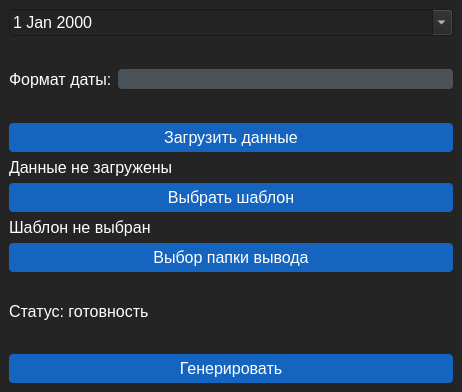
 <widget class="QMainWindow" name="MainWindow">
  <property name="geometry">
   <rect>
    <x>0</x>
    <y>0</y>
    <width>462</width>
    <height>392</height>
   </rect>
  </property>
  <property name="windowTitle">
   <string>Генератор служебок</string>
  </property>
  <property name="styleSheet">
   <string notr="true">/*Copyright (c) DevSec Studio. All rights reserved.

MIT License

Permission is hereby granted, free of charge, to any person obtaining a copy
of this software and associated documentation files (the &quot;Software&quot;), to deal
in the Software without restriction, including without limitation the rights
to use, copy, modify, merge, publish, distribute, sublicense, and/or sell
copies of the Software, and to permit persons to whom the Software is
furnished to do so, subject to the following conditions:

The above copyright notice and this permission notice shall be included in all
copies or substantial portions of the Software.

THE SOFTWARE IS PROVIDED *AS IS*, WITHOUT WARRANTY OF ANY KIND, EXPRESS OR
IMPLIED, INCLUDING BUT NOT LIMITED TO THE WARRANTIES OF MERCHANTABILITY,
FITNESS FOR A PARTICULAR PURPOSE AND NONINFRINGEMENT. IN NO EVENT SHALL THE
AUTHORS OR COPYRIGHT HOLDERS BE LIABLE FOR ANY CLAIM, DAMAGES OR OTHER
LIABILITY, WHETHER IN AN ACTION OF CONTRACT, TORT OR OTHERWISE, ARISING FROM,
OUT OF OR IN CONNECTION WITH THE SOFTWARE OR THE USE OR OTHER DEALINGS IN THE SOFTWARE.
*/

/*-----QWidget-----*/
QWidget {
	background-color: #242424;
	color: #fff;
	selection-background-color: #fff;
	selection-color: #000;
}

/*-----QLabel-----*/
QLabel {
	background-color: transparent;
	color: #fff;
}

/*-----QMenuBar-----*/
QMenuBar {
	background-color: #4a5157;
	color: #fff;
}

QMenuBar::item {
	background-color: transparent;
	border-left: 1px solid #003333;
	padding: 5px;
	padding-left: 15px;
	padding-right: 15px;
}

QMenuBar::item:selected {
	background-color: #003333;
	border: 1px solid #006666;
	color: #fff;
}

QMenuBar::item:pressed {
	background-color: #006666;
	border: 1px solid #006666;
	color: #fff;
}

/*-----QMenu-----*/
QMenu {
	background-color: #4a5157;
	border: 1px solid #4a5157;
	padding: 10px;
	color: #fff;
}

QMenu::item {
	background-color: transparent;
	padding: 2px 20px 2px 20px;
	min-width: 200px;
}

QMenu::separator {
	background-color: #242424;
	height: 1px;
}

QMenu::item:disabled {
	color: #555;
	background-color: transparent;
	padding: 2px 20px 2px 20px;
}

QMenu::item:selected {
	background-color: #003333;
	border: 1px solid #006666;
	color: #fff;
}

/*-----QToolButton-----*/
QToolButton {
	background-color: transparent;
	color: #fff;
	padding: 3px;
	margin-left: 1px;
}

QToolButton:hover {
	background-color: rgba(0, 60, 143, 50%);
	border: 1px solid #003c8f;
	color: #000;
}

QToolButton:pressed {
	background-color: #727272;
	border: 1px solid #003c8f;
}

QToolButton:checked {
	background-color: #727272;
	border: 1px solid #222;
}

/*-----QPushButton-----*/
QPushButton {
	background-color: #1565c0;
	color: #fff;
	min-width: 10px;
	border-radius: 4px;
	padding: 5px;
}

QPushButton::flat {
	background-color: transparent;
	border: none;
	color: #000;
}

QPushButton::disabled {
	background-color: #606060;
	color: #959595;
	border-color: #051a39;
}

QPushButton::hover {
	background-color: #5590d4;
	border: 1px solid #458ad9;
}

QPushButton::pressed {
	background-color: #2267b5;
	border: 1px solid #458ad9;
}

QPushButton::checked {
	background-color: #144980;
}

QPushButton::checked::disabled {
	background-color: #546575;
}

/*-----QLineEdit-----*/
QLineEdit {
	background-color: #242424;
	color: #fff;
	border: 1px solid #434343;
	padding: 3px;
	padding-left: 5px;
	border-radius: 4px;
}

/*-----QTextEdit-----*/
QTextEdit {
	border: 1px solid #434343;
}

/*-----QPlainTExtEdit-----*/
QPlainTextEdit {
	background-color: #242424;
	color: #fff;
	border: 1px solid #434343;
	padding: 3px;
	padding-left: 5px;
	border-radius: 4px;
}

/*-----QToolBox-----*/
QToolBox {
	background-color: transparent;
	border: 1px solid #1d1d1d;
}

QToolBox::tab {
	background-color: #002b2b;
	border: 1px solid #1d1d1d;
}

QToolBox::tab:hover {
	background-color: #006d6d;
	border: 1px solid #1d1d1d;
}

/*-----QComboBox-----*/
QComboBox {
	background-color: #4a5157;
	padding-left: 6px;
	color: #fff;
	height: 20px;
	border-radius: 4px;
}

QComboBox::disabled {
	background-color: #404040;
	color: #656565;
	border-color: #051a39;
}

QComboBox:on {
	background-color: #4a5157;
	color: #fff;
}

QComboBox QAbstractItemView {
	background-color: #4a5157;
	color: #fff;
	selection-background-color: #002b2b;
	selection-color: #fff;
	outline: 0;
}

QComboBox::drop-down {
	background-color: #4a5157;
	subcontrol-origin: padding;
	subcontrol-position: top right;
	border-radius: 4px;
	width: 15px;
}

QComboBox::down-arrow {
	image: url(://arrow-down.png);
	width: 8px;
	height: 8px;
}

/*-----QDoubleSpinBox &amp; QCalendarWidget-----*/
QDoubleSpinBox,
QCalendarWidget QSpinBox {
	background-color: #242424;
	color: #fff;
	border: 1px solid #1d1d1d;
	border-radius: 4px;
	padding: 3px;
	padding-left: 5px;
}

QDoubleSpinBox::up-button,
QCalendarWidget QSpinBox::up-button {
	background-color: #4a5157;
	width: 16px;
	border-top-right-radius: 4px;
	border-width: 1px;
	border-color: #1d1d1d;
}

QDoubleSpinBox::up-button:hover,
QCalendarWidget QSpinBox::up-button:hover {
	background-color: #585858;
}

QDoubleSpinBox::up-button:pressed,
QCalendarWidget QSpinBox::up-button:pressed {
	background-color: #252525;
	width: 16px;
	border-width: 1px;
}

QDoubleSpinBox::up-arrow,
QCalendarWidget QSpinBox::up-arrow {
	image: url(://arrow-up.png);
	width: 7px;
	height: 7px;
}

QDoubleSpinBox::down-button,
QCalendarWidget QSpinBox::down-button {
	background-color: #4a5157;
	width: 16px;
	border-width: 1px;
	border-bottom-right-radius: 4px;
	border-color: #1d1d1d;
}

QDoubleSpinBox::down-button:hover,
QCalendarWidget QSpinBox::down-button:hover {
	background-color: #585858;
}

QDoubleSpinBox::down-button:pressed,
QCalendarWidget QSpinBox::down-button:pressed {
	background-color: #252525;
	width: 16px;
	border-width: 1px;
}

QDoubleSpinBox::down-arrow,
QCalendarWidget QSpinBox::down-arrow {
	image: url(://arrow-down.png);
	width: 7px;
	height: 7px;
}

/*-----QGroupBox-----*/
QGroupBox {
	border: 1px solid;
	border-color: #1d1d1d;
	border-radius: 4px;
	margin-top: 23px;
}

QGroupBox::title {
	background-color: #002b2b;
	color: #fff;
	subcontrol-position: top left;
	subcontrol-origin: margin;
	padding: 5px;
	min-width: 100px;
	border: 1px solid #1d1d1d;
	border-top-left-radius: 4px;
	border-top-right-radius: 4px;
	border-bottom: none;
}

/*-----QHeaderView-----*/
QHeaderView::section {
	background-color: #4a5157;
	border: none;
	color: #fff;
	padding: 4px;
}

QHeaderView::section:disabled {
	background-color: #525251;
	color: #656565;
}

QHeaderView::section:checked {
	background-color: qlineargradient(
		spread: repeat,
		x1: 1,
		y1: 0,
		x2: 1,
		y2: 1,
		stop: 0 rgba(227, 227, 227, 255),
		stop: 1 rgba(187, 187, 187, 255)
	);
	color: #000;
}

QHeaderView::section::vertical::first,
QHeaderView::section::vertical::only-one {
	border-left: 1px solid #003333;
}

QHeaderView::section::vertical {
	border-left: 1px solid #003333;
}

QHeaderView::section::horizontal::first,
QHeaderView::section::horizontal::only-one {
	border-left: 1px solid #003333;
}

QHeaderView::section::horizontal {
	border-left: 1px solid #003333;
}

QTableCornerButton::section {
	background-color: qlineargradient(
		spread: repeat,
		x1: 1,
		y1: 0,
		x2: 1,
		y2: 1,
		stop: 0 rgba(227, 227, 227, 255),
		stop: 1 rgba(187, 187, 187, 255)
	);
	border: 1px solid #000;
	color: #fff;
}

/*-----QCalendarWidget-----*/
QCalendarWidget QToolButton {
	background-color: transparent;
	color: white;
}

QCalendarWidget QToolButton::hover {
	background-color: #006666;
	border: 1px solid #006666;
	color: #fff;
}

QCalendarWidget QMenu {
	width: 120px;
	left: 20px;
	color: white;
}

QCalendarWidget QWidget {
	alternate-background-color: #4a5157;
	color: #fff;
}

QCalendarWidget QAbstractItemView:enabled {
	color: #fff;
	background-color: #242424;
	selection-background-color: #002b2b;
	selection-color: #fff;
}

QCalendarWidget QAbstractItemView:disabled {
	color: #404040;
}

/*-----QTreeWidget-----*/
QTreeView {
	show-decoration-selected: 0;
	alternate-background-color: transparent;
	background-color: transparent;
	border: none;
	color: #fff;
	font: 8pt;
}

QTreeView::item:selected {
	color: #fff;
	background-color: #002b2b;
	border-radius: 0px;
}

QTreeView::item:!selected:hover {
	background-color: #5e5e5e;
	border: none;
	color: white;
}

QTreeView::branch:has-children:!has-siblings:closed,
QTreeView::branch:closed:has-children:has-siblings {
	image: url(://tree-closed.png);
}

QTreeView::branch:open:has-children:!has-siblings,
QTreeView::branch:open:has-children:has-siblings {
	image: url(://tree-open.png);
}

/*-----QListView-----*/
QListView {
	background-color: transparent;
	alternate-background-color: transparent;
	border: none;
	color: #fff;
	show-decoration-selected: 1;
	outline: 0;
	border: 1px solid #1d1d1d;
}

QListView::disabled {
	background-color: #656565;
	color: #1b1b1b;
	border: 1px solid #656565;
}

QListView::item {
	background-color: transparent;
	padding: 1px;
}

QListView::item:selected {
	background-color: #002b2b;
	border: 1px solid #002b2b;
	color: #fff;
}

QListView::item:selected:!active {
	background-color: #002b2b;
	border: 1px solid #002b2b;
	color: #fff;
}

QListView::item:selected:active {
	background-color: #002b2b;
	border: 1px solid #002b2b;
	color: #fff;
}

QListView::item:hover {
	background-color: #5e5e5e;
	border: none;
	color: #000;
}

/*-----QCheckBox-----*/
QCheckBox {
	background-color: transparent;
	color: #fff;
	border: none;
}

QCheckBox::indicator {
	background-color: lightgray;
	border: 1px solid #000;
	width: 12px;
	height: 12px;
}

QCheckBox::indicator:checked {
	image: url('./ressources/check.png');
	background-color: #002b2b;
	border: 1px solid #3a546e;
}

QCheckBox::indicator:unchecked:hover {
	border: 1px solid #458ad9;
}

QCheckBox::disabled {
	color: #656565;
}

QCheckBox::indicator:disabled {
	background-color: #656565;
	color: #656565;
	border: 1px solid #656565;
}

/*-----QRadioButton-----*/
QRadioButton {
	color: #fff;
	background-color: transparent;
}

QRadioButton::indicator::unchecked:hover {
	background-color: #d3d3d3;
	border: 2px solid #002b2b;
	border-radius: 6px;
}

QRadioButton::indicator::checked {
	border: 2px solid #52a3ff;
	border-radius: 6px;
	background-color: #002b2b;
	width: 9px;
	height: 9px;
}

/*-----QScrollBar-----*/
QScrollBar:vertical {
	border: none;
	width: 12px;
}

QScrollBar::handle:vertical {
	border: none;
	border-radius: 0px;
	background-color: #7a7a7a;
	min-height: 80px;
	width: 12px;
}

QScrollBar::handle:vertical:pressed {
	background-color: #5d5f60;
}

QScrollBar::add-line:vertical {
	border: none;
	background: transparent;
	height: 0px;
	subcontrol-position: bottom;
	subcontrol-origin: margin;
}

QScrollBar::add-line:vertical:hover {
	background-color: transparent;
}

QScrollBar::add-line:vertical:pressed {
	background-color: #3f3f3f;
}

QScrollBar::sub-line:vertical {
	border: none;
	background: transparent;
	height: 0px;
}

QScrollBar::sub-line:vertical:hover {
	background-color: transparent;
}

QScrollBar::sub-line:vertical:pressed {
	background-color: #3f3f3f;
}

QScrollBar::up-arrow:vertical {
	width: 0px;
	height: 0px;
	background: transparent;
}

QScrollBar::down-arrow:vertical {
	width: 0px;
	height: 0px;
	background: transparent;
}

QScrollBar::add-page:vertical,
QScrollBar::sub-page:vertical {
	background-color: #222222;
}

QScrollBar:horizontal {
	border: none;
	height: 12px;
}

QScrollBar::handle:horizontal {
	border: none;
	border-radius: 0px;
	background-color: #7a7a7a;
	min-height: 80px;
	height: 12px;
}

QScrollBar::handle:horizontal:pressed {
	background-color: #5d5f60;
}

QScrollBar::add-line:horizontal {
	border: none;
	background: transparent;
	height: 0px;
	subcontrol-position: bottom;
	subcontrol-origin: margin;
}

QScrollBar::add-line:horizontal:hover {
	background-color: transparent;
}

QScrollBar::add-line:horizontal:pressed {
	background-color: #3f3f3f;
}

QScrollBar::sub-line:horizontal {
	border: none;
	background: transparent;
	height: 0px;
}

QScrollBar::sub-line:horizontal:hover {
	background-color: transparent;
}

QScrollBar::sub-line:horizontal:pressed {
	background-color: #3f3f3f;
}

QScrollBar::up-arrow:horizontal {
	width: 0px;
	height: 0px;
	background: transparent;
}

QScrollBar::down-arrow:horizontal {
	width: 0px;
	height: 0px;
	background: transparent;
}

QScrollBar::add-page:horizontal,
QScrollBar::sub-page:horizontal {
	background-color: #222222;
}

/*-----QProgressBar-----*/
QProgressBar {
	border: 1px solid #1d1d1d;
	text-align: center;
	border-radius: 10px;
	color: #fff;
	font-weight: bold;
}

QProgressBar::chunk {
	background-color: #3b70ad;
	border-radius: 9px;
	margin: 0.5px;
}

/*-----QStatusBar-----*/
QStatusBar {
	background-color: #4a5157;
	color: #ffffff;
	border-color: #051a39;
}

/*-----QSizeGrip-----*/
QSizeGrip {
	background-color: image('./ressources/sizegrip.png'); /*To replace*/
	border: none;
}

/*-----QTab*-----*/
QTabWidget::pane {
	/* The tab widget frame */
	border: 1px solid #373535;
}

/* Style the tab using the tab sub-control. Note that
    it reads QTabBar _not_ QTabWidget */
QTabBar::tab {
	background-color: #373535;
	border: 2px solid #373535;
	border-bottom-color: #373535; /* same as the pane color */
	border-top-left-radius: 4px;
	border-top-right-radius: 4px;
	min-width: 8ex;
	padding: 2px;
}

QTabBar::tab:selected,
QTabBar::tab:hover {
	background: #202120;
}

QTabBar::tab:selected {
	border-color: #373535;
	border-bottom-color: #373535; /* same as pane color */
}

QTabBar::tab:!selected {
	margin-top: 2px; /* make non-selected tabs look smaller */
}</string>
  </property>
  <widget class="QWidget" name="centralwidget">
   <layout class="QVBoxLayout" name="verticalLayout_3">
    <item>
     <widget class="QDateEdit" name="edit_date">
      <property name="font">
       <font>
        <family>Helvetica</family>
        <pointsize>12</pointsize>
       </font>
      </property>
      <property name="wrapping">
       <bool>false</bool>
      </property>
      <property name="calendarPopup">
       <bool>true</bool>
      </property>
     </widget>
    </item>
    <item>
     <spacer name="verticalSpacer">
      <property name="orientation">
       <enum>Qt::Orientation::Vertical</enum>
      </property>
      <property name="sizeHint" stdset="0">
       <size>
        <width>20</width>
        <height>40</height>
       </size>
      </property>
     </spacer>
    </item>
    <item>
     <layout class="QHBoxLayout" name="horizontalLayout">
      <item>
       <widget class="QLabel" name="label">
        <property name="sizePolicy">
         <sizepolicy hsizetype="Maximum" vsizetype="Preferred">
          <horstretch>0</horstretch>
          <verstretch>0</verstretch>
         </sizepolicy>
        </property>
        <property name="font">
         <font>
          <family>Helvetica</family>
          <pointsize>12</pointsize>
         </font>
        </property>
        <property name="text">
         <string>Формат даты:</string>
        </property>
       </widget>
      </item>
      <item>
       <widget class="QComboBox" name="date_type_combo">
        <property name="sizePolicy">
         <sizepolicy hsizetype="Minimum" vsizetype="Fixed">
          <horstretch>0</horstretch>
          <verstretch>0</verstretch>
         </sizepolicy>
        </property>
        <property name="font">
         <font>
          <family>Helvetica</family>
          <pointsize>12</pointsize>
         </font>
        </property>
        <property name="styleSheet">
         <string notr="true">/*Copyright (c) DevSec Studio. All rights reserved.

MIT License

Permission is hereby granted, free of charge, to any person obtaining a copy
of this software and associated documentation files (the &quot;Software&quot;), to deal
in the Software without restriction, including without limitation the rights
to use, copy, modify, merge, publish, distribute, sublicense, and/or sell
copies of the Software, and to permit persons to whom the Software is
furnished to do so, subject to the following conditions:

The above copyright notice and this permission notice shall be included in all
copies or substantial portions of the Software.

THE SOFTWARE IS PROVIDED *AS IS*, WITHOUT WARRANTY OF ANY KIND, EXPRESS OR
IMPLIED, INCLUDING BUT NOT LIMITED TO THE WARRANTIES OF MERCHANTABILITY,
FITNESS FOR A PARTICULAR PURPOSE AND NONINFRINGEMENT. IN NO EVENT SHALL THE
AUTHORS OR COPYRIGHT HOLDERS BE LIABLE FOR ANY CLAIM, DAMAGES OR OTHER
LIABILITY, WHETHER IN AN ACTION OF CONTRACT, TORT OR OTHERWISE, ARISING FROM,
OUT OF OR IN CONNECTION WITH THE SOFTWARE OR THE USE OR OTHER DEALINGS IN THE SOFTWARE.
*/

/*-----QWidget-----*/
QWidget {
	background-color: #242424;
	color: #fff;
	selection-background-color: #fff;
	selection-color: #000;
}

/*-----QLabel-----*/
QLabel {
	background-color: transparent;
	color: #fff;
}

/*-----QMenuBar-----*/
QMenuBar {
	background-color: #4a5157;
	color: #fff;
}

QMenuBar::item {
	background-color: transparent;
	border-left: 1px solid #003333;
	padding: 5px;
	padding-left: 15px;
	padding-right: 15px;
}

QMenuBar::item:selected {
	background-color: #003333;
	border: 1px solid #006666;
	color: #fff;
}

QMenuBar::item:pressed {
	background-color: #006666;
	border: 1px solid #006666;
	color: #fff;
}

/*-----QMenu-----*/
QMenu {
	background-color: #4a5157;
	border: 1px solid #4a5157;
	padding: 10px;
	color: #fff;
}

QMenu::item {
	background-color: transparent;
	padding: 2px 20px 2px 20px;
	min-width: 200px;
}

QMenu::separator {
	background-color: #242424;
	height: 1px;
}

QMenu::item:disabled {
	color: #555;
	background-color: transparent;
	padding: 2px 20px 2px 20px;
}

QMenu::item:selected {
	background-color: #003333;
	border: 1px solid #006666;
	color: #fff;
}

/*-----QToolButton-----*/
QToolButton {
	background-color: transparent;
	color: #fff;
	padding: 3px;
	margin-left: 1px;
}

QToolButton:hover {
	background-color: rgba(0, 60, 143, 50%);
	border: 1px solid #003c8f;
	color: #000;
}

QToolButton:pressed {
	background-color: #727272;
	border: 1px solid #003c8f;
}

QToolButton:checked {
	background-color: #727272;
	border: 1px solid #222;
}

/*-----QPushButton-----*/
QPushButton {
	background-color: #1565c0;
	color: #fff;
	min-width: 10px;
	border-radius: 4px;
	padding: 5px;
}

QPushButton::flat {
	background-color: transparent;
	border: none;
	color: #000;
}

QPushButton::disabled {
	background-color: #606060;
	color: #959595;
	border-color: #051a39;
}

QPushButton::hover {
	background-color: #5590d4;
	border: 1px solid #458ad9;
}

QPushButton::pressed {
	background-color: #2267b5;
	border: 1px solid #458ad9;
}

QPushButton::checked {
	background-color: #144980;
}

QPushButton::checked::disabled {
	background-color: #546575;
}

/*-----QLineEdit-----*/
QLineEdit {
	background-color: #242424;
	color: #fff;
	border: 1px solid #434343;
	padding: 3px;
	padding-left: 5px;
	border-radius: 4px;
}

/*-----QTextEdit-----*/
QTextEdit {
	border: 1px solid #434343;
}

/*-----QPlainTExtEdit-----*/
QPlainTextEdit {
	background-color: #242424;
	color: #fff;
	border: 1px solid #434343;
	padding: 3px;
	padding-left: 5px;
	border-radius: 4px;
}

/*-----QToolBox-----*/
QToolBox {
	background-color: transparent;
	border: 1px solid #1d1d1d;
}

QToolBox::tab {
	background-color: #002b2b;
	border: 1px solid #1d1d1d;
}

QToolBox::tab:hover {
	background-color: #006d6d;
	border: 1px solid #1d1d1d;
}

/*-----QComboBox-----*/
QComboBox {
	background-color: #4a5157;
	padding-left: 6px;
	color: #fff;
	height: 20px;
	border-radius: 4px;
}

QComboBox::disabled {
	background-color: #404040;
	color: #656565;
	border-color: #051a39;
}

QComboBox:on {
	background-color: #4a5157;
	color: #fff;
}

QComboBox QAbstractItemView {
	background-color: #4a5157;
	color: #fff;
	selection-background-color: #002b2b;
	selection-color: #fff;
	outline: 0;
}

QComboBox::drop-down {
	background-color: #4a5157;
	subcontrol-origin: padding;
	subcontrol-position: top right;
	border-radius: 4px;
	width: 15px;
}

QComboBox::down-arrow {
	image: url(://arrow-down.png);
	width: 8px;
	height: 8px;
}

/*-----QDoubleSpinBox &amp; QCalendarWidget-----*/
QDoubleSpinBox,
QCalendarWidget QSpinBox {
	background-color: #242424;
	color: #fff;
	border: 1px solid #1d1d1d;
	border-radius: 4px;
	padding: 3px;
	padding-left: 5px;
}

QDoubleSpinBox::up-button,
QCalendarWidget QSpinBox::up-button {
	background-color: #4a5157;
	width: 16px;
	border-top-right-radius: 4px;
	border-width: 1px;
	border-color: #1d1d1d;
}

QDoubleSpinBox::up-button:hover,
QCalendarWidget QSpinBox::up-button:hover {
	background-color: #585858;
}

QDoubleSpinBox::up-button:pressed,
QCalendarWidget QSpinBox::up-button:pressed {
	background-color: #252525;
	width: 16px;
	border-width: 1px;
}

QDoubleSpinBox::up-arrow,
QCalendarWidget QSpinBox::up-arrow {
	image: url(://arrow-up.png);
	width: 7px;
	height: 7px;
}

QDoubleSpinBox::down-button,
QCalendarWidget QSpinBox::down-button {
	background-color: #4a5157;
	width: 16px;
	border-width: 1px;
	border-bottom-right-radius: 4px;
	border-color: #1d1d1d;
}

QDoubleSpinBox::down-button:hover,
QCalendarWidget QSpinBox::down-button:hover {
	background-color: #585858;
}

QDoubleSpinBox::down-button:pressed,
QCalendarWidget QSpinBox::down-button:pressed {
	background-color: #252525;
	width: 16px;
	border-width: 1px;
}

QDoubleSpinBox::down-arrow,
QCalendarWidget QSpinBox::down-arrow {
	image: url(://arrow-down.png);
	width: 7px;
	height: 7px;
}

/*-----QGroupBox-----*/
QGroupBox {
	border: 1px solid;
	border-color: #1d1d1d;
	border-radius: 4px;
	margin-top: 23px;
}

QGroupBox::title {
	background-color: #002b2b;
	color: #fff;
	subcontrol-position: top left;
	subcontrol-origin: margin;
	padding: 5px;
	min-width: 100px;
	border: 1px solid #1d1d1d;
	border-top-left-radius: 4px;
	border-top-right-radius: 4px;
	border-bottom: none;
}

/*-----QHeaderView-----*/
QHeaderView::section {
	background-color: #4a5157;
	border: none;
	color: #fff;
	padding: 4px;
}

QHeaderView::section:disabled {
	background-color: #525251;
	color: #656565;
}

QHeaderView::section:checked {
	background-color: qlineargradient(
		spread: repeat,
		x1: 1,
		y1: 0,
		x2: 1,
		y2: 1,
		stop: 0 rgba(227, 227, 227, 255),
		stop: 1 rgba(187, 187, 187, 255)
	);
	color: #000;
}

QHeaderView::section::vertical::first,
QHeaderView::section::vertical::only-one {
	border-left: 1px solid #003333;
}

QHeaderView::section::vertical {
	border-left: 1px solid #003333;
}

QHeaderView::section::horizontal::first,
QHeaderView::section::horizontal::only-one {
	border-left: 1px solid #003333;
}

QHeaderView::section::horizontal {
	border-left: 1px solid #003333;
}

QTableCornerButton::section {
	background-color: qlineargradient(
		spread: repeat,
		x1: 1,
		y1: 0,
		x2: 1,
		y2: 1,
		stop: 0 rgba(227, 227, 227, 255),
		stop: 1 rgba(187, 187, 187, 255)
	);
	border: 1px solid #000;
	color: #fff;
}

/*-----QCalendarWidget-----*/
QCalendarWidget QToolButton {
	background-color: transparent;
	color: white;
}

QCalendarWidget QToolButton::hover {
	background-color: #006666;
	border: 1px solid #006666;
	color: #fff;
}

QCalendarWidget QMenu {
	width: 120px;
	left: 20px;
	color: white;
}

QCalendarWidget QWidget {
	alternate-background-color: #4a5157;
	color: #fff;
}

QCalendarWidget QAbstractItemView:enabled {
	color: #fff;
	background-color: #242424;
	selection-background-color: #002b2b;
	selection-color: #fff;
}

QCalendarWidget QAbstractItemView:disabled {
	color: #404040;
}

/*-----QTreeWidget-----*/
QTreeView {
	show-decoration-selected: 0;
	alternate-background-color: transparent;
	background-color: transparent;
	border: none;
	color: #fff;
	font: 8pt;
}

QTreeView::item:selected {
	color: #fff;
	background-color: #002b2b;
	border-radius: 0px;
}

QTreeView::item:!selected:hover {
	background-color: #5e5e5e;
	border: none;
	color: white;
}

QTreeView::branch:has-children:!has-siblings:closed,
QTreeView::branch:closed:has-children:has-siblings {
	image: url(://tree-closed.png);
}

QTreeView::branch:open:has-children:!has-siblings,
QTreeView::branch:open:has-children:has-siblings {
	image: url(://tree-open.png);
}

/*-----QListView-----*/
QListView {
	background-color: transparent;
	alternate-background-color: transparent;
	border: none;
	color: #fff;
	show-decoration-selected: 1;
	outline: 0;
	border: 1px solid #1d1d1d;
}

QListView::disabled {
	background-color: #656565;
	color: #1b1b1b;
	border: 1px solid #656565;
}

QListView::item {
	background-color: transparent;
	padding: 1px;
}

QListView::item:selected {
	background-color: #002b2b;
	border: 1px solid #002b2b;
	color: #fff;
}

QListView::item:selected:!active {
	background-color: #002b2b;
	border: 1px solid #002b2b;
	color: #fff;
}

QListView::item:selected:active {
	background-color: #002b2b;
	border: 1px solid #002b2b;
	color: #fff;
}

QListView::item:hover {
	background-color: #5e5e5e;
	border: none;
	color: #000;
}

/*-----QCheckBox-----*/
QCheckBox {
	background-color: transparent;
	color: #fff;
	border: none;
}

QCheckBox::indicator {
	background-color: lightgray;
	border: 1px solid #000;
	width: 12px;
	height: 12px;
}

QCheckBox::indicator:checked {
	image: url('./ressources/check.png');
	background-color: #002b2b;
	border: 1px solid #3a546e;
}

QCheckBox::indicator:unchecked:hover {
	border: 1px solid #458ad9;
}

QCheckBox::disabled {
	color: #656565;
}

QCheckBox::indicator:disabled {
	background-color: #656565;
	color: #656565;
	border: 1px solid #656565;
}

/*-----QRadioButton-----*/
QRadioButton {
	color: #fff;
	background-color: transparent;
}

QRadioButton::indicator::unchecked:hover {
	background-color: #d3d3d3;
	border: 2px solid #002b2b;
	border-radius: 6px;
}

QRadioButton::indicator::checked {
	border: 2px solid #52a3ff;
	border-radius: 6px;
	background-color: #002b2b;
	width: 9px;
	height: 9px;
}

/*-----QScrollBar-----*/
QScrollBar:vertical {
	border: none;
	width: 12px;
}

QScrollBar::handle:vertical {
	border: none;
	border-radius: 0px;
	background-color: #7a7a7a;
	min-height: 80px;
	width: 12px;
}

QScrollBar::handle:vertical:pressed {
	background-color: #5d5f60;
}

QScrollBar::add-line:vertical {
	border: none;
	background: transparent;
	height: 0px;
	subcontrol-position: bottom;
	subcontrol-origin: margin;
}

QScrollBar::add-line:vertical:hover {
	background-color: transparent;
}

QScrollBar::add-line:vertical:pressed {
	background-color: #3f3f3f;
}

QScrollBar::sub-line:vertical {
	border: none;
	background: transparent;
	height: 0px;
}

QScrollBar::sub-line:vertical:hover {
	background-color: transparent;
}

QScrollBar::sub-line:vertical:pressed {
	background-color: #3f3f3f;
}

QScrollBar::up-arrow:vertical {
	width: 0px;
	height: 0px;
	background: transparent;
}

QScrollBar::down-arrow:vertical {
	width: 0px;
	height: 0px;
	background: transparent;
}

QScrollBar::add-page:vertical,
QScrollBar::sub-page:vertical {
	background-color: #222222;
}

QScrollBar:horizontal {
	border: none;
	height: 12px;
}

QScrollBar::handle:horizontal {
	border: none;
	border-radius: 0px;
	background-color: #7a7a7a;
	min-height: 80px;
	height: 12px;
}

QScrollBar::handle:horizontal:pressed {
	background-color: #5d5f60;
}

QScrollBar::add-line:horizontal {
	border: none;
	background: transparent;
	height: 0px;
	subcontrol-position: bottom;
	subcontrol-origin: margin;
}

QScrollBar::add-line:horizontal:hover {
	background-color: transparent;
}

QScrollBar::add-line:horizontal:pressed {
	background-color: #3f3f3f;
}

QScrollBar::sub-line:horizontal {
	border: none;
	background: transparent;
	height: 0px;
}

QScrollBar::sub-line:horizontal:hover {
	background-color: transparent;
}

QScrollBar::sub-line:horizontal:pressed {
	background-color: #3f3f3f;
}

QScrollBar::up-arrow:horizontal {
	width: 0px;
	height: 0px;
	background: transparent;
}

QScrollBar::down-arrow:horizontal {
	width: 0px;
	height: 0px;
	background: transparent;
}

QScrollBar::add-page:horizontal,
QScrollBar::sub-page:horizontal {
	background-color: #222222;
}

/*-----QProgressBar-----*/
QProgressBar {
	border: 1px solid #1d1d1d;
	text-align: center;
	border-radius: 10px;
	color: #fff;
	font-weight: bold;
}

QProgressBar::chunk {
	background-color: #3b70ad;
	border-radius: 9px;
	margin: 0.5px;
}

/*-----QStatusBar-----*/
QStatusBar {
	background-color: #4a5157;
	color: #ffffff;
	border-color: #051a39;
}

/*-----QSizeGrip-----*/
QSizeGrip {
	background-color: image('./ressources/sizegrip.png'); /*To replace*/
	border: none;
}

/*-----QTab*-----*/
QTabWidget::pane {
	/* The tab widget frame */
	border: 1px solid #373535;
}

/* Style the tab using the tab sub-control. Note that
    it reads QTabBar _not_ QTabWidget */
QTabBar::tab {
	background-color: #373535;
	border: 2px solid #373535;
	border-bottom-color: #373535; /* same as the pane color */
	border-top-left-radius: 4px;
	border-top-right-radius: 4px;
	min-width: 8ex;
	padding: 2px;
}

QTabBar::tab:selected,
QTabBar::tab:hover {
	background: #202120;
}

QTabBar::tab:selected {
	border-color: #373535;
	border-bottom-color: #373535; /* same as pane color */
}

QTabBar::tab:!selected {
	margin-top: 2px; /* make non-selected tabs look smaller */
}</string>
        </property>
       </widget>
      </item>
     </layout>
    </item>
    <item>
     <spacer name="verticalSpacer_3">
      <property name="orientation">
       <enum>Qt::Orientation::Vertical</enum>
      </property>
      <property name="sizeHint" stdset="0">
       <size>
        <width>20</width>
        <height>40</height>
       </size>
      </property>
     </spacer>
    </item>
    <item>
     <layout class="QVBoxLayout" name="verticalLayout_2">
      <item>
       <widget class="QPushButton" name="btn_upload">
        <property name="font">
         <font>
          <family>Helvetica</family>
          <pointsize>12</pointsize>
         </font>
        </property>
        <property name="text">
         <string>Загрузить данные</string>
        </property>
       </widget>
      </item>
      <item>
       <widget class="QLabel" name="data_label">
        <property name="font">
         <font>
          <family>Helvetica</family>
          <pointsize>12</pointsize>
         </font>
        </property>
        <property name="text">
         <string>Данные не загружены</string>
        </property>
       </widget>
      </item>
     </layout>
    </item>
    <item>
     <layout class="QVBoxLayout" name="verticalLayout">
      <item>
       <widget class="QPushButton" name="btn_pick_template">
        <property name="font">
         <font>
          <family>Helvetica</family>
          <pointsize>12</pointsize>
         </font>
        </property>
        <property name="text">
         <string>Выбрать шаблон</string>
        </property>
       </widget>
      </item>
      <item>
       <widget class="QLabel" name="template_label">
        <property name="font">
         <font>
          <family>Helvetica</family>
          <pointsize>12</pointsize>
         </font>
        </property>
        <property name="text">
         <string>Шаблон не выбран</string>
        </property>
       </widget>
      </item>
     </layout>
    </item>
    <item>
     <layout class="QVBoxLayout" name="verticalLayout_4">
      <item>
       <widget class="QPushButton" name="btn_pick_dir">
        <property name="font">
         <font>
          <family>Helvetica</family>
          <pointsize>12</pointsize>
         </font>
        </property>
        <property name="text">
         <string>Выбор папки вывода</string>
        </property>
       </widget>
      </item>
      <item>
       <widget class="QLabel" name="output_dir_label">
        <property name="font">
         <font>
          <family>Helvetica</family>
          <pointsize>12</pointsize>
         </font>
        </property>
        <property name="text">
         <string/>
        </property>
       </widget>
      </item>
     </layout>
    </item>
    <item>
     <widget class="QLabel" name="info_label">
      <property name="font">
       <font>
        <family>Helvetica</family>
        <pointsize>12</pointsize>
       </font>
      </property>
      <property name="text">
       <string>Статус: готовность</string>
      </property>
     </widget>
    </item>
    <item>
     <spacer name="verticalSpacer_2">
      <property name="orientation">
       <enum>Qt::Orientation::Vertical</enum>
      </property>
      <property name="sizeHint" stdset="0">
       <size>
        <width>20</width>
        <height>40</height>
       </size>
      </property>
     </spacer>
    </item>
    <item>
     <widget class="QPushButton" name="btn_generate">
      <property name="sizePolicy">
       <sizepolicy hsizetype="Minimum" vsizetype="Minimum">
        <horstretch>0</horstretch>
        <verstretch>0</verstretch>
       </sizepolicy>
      </property>
      <property name="font">
       <font>
        <family>Helvetica</family>
        <pointsize>12</pointsize>
       </font>
      </property>
      <property name="text">
       <string>Генерировать</string>
      </property>
     </widget>
    </item>
   </layout>
  </widget>
 </widget>
